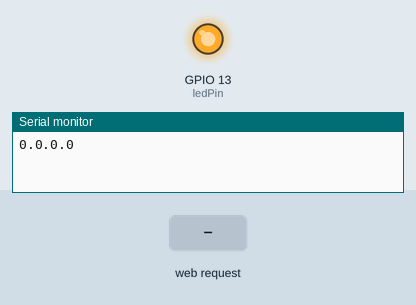
The sketch below on a simulated ESP8266 (NodeMCU). Parts: output pins drawn as LEDs (lit = HIGH), the last lines printed to the serial monitor. The test bench sets the inputs (shaded band).

Above: at 1.2 s.
1.3 s: HTTP request GET /led/off received
At 2.5 s:
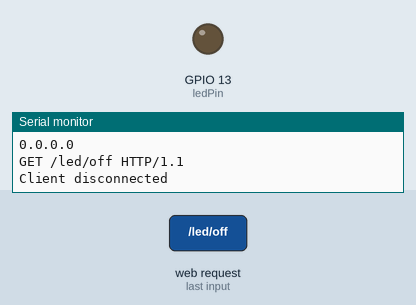
2.8 s: HTTP request GET /led/on received
At 3.8 s:
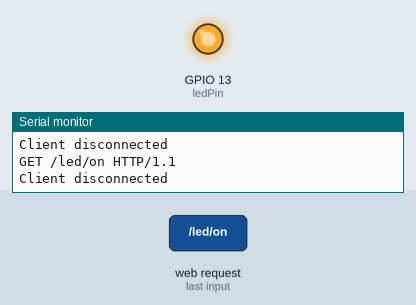
Timing chart, 0 to 5.8 s (numbered marks = the images above; inputs shaded):
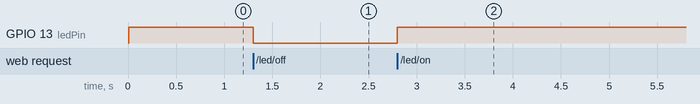

Measured:
- after the input at 1.3 s, GPIO 13 (ledPin): HIGH → LOW at once
- after the input at 2.8 s, GPIO 13 (ledPin): LOW → HIGH at once

The sketch:

client.ino
```cpp
#include<ESP8266WiFi.h>

// WiFi Definitions
const char* ssid = "RPAL";
const char* password = "rpalrpal"; // has to be longer than 7 chars
const char* value = "";

int ledPin = 13; // GPIO13
WiFiServer server(80);
#define SERVO_PIN 2

void setup() {

   Serial.begin(115200);
   delay(10);
   pinMode(ledPin, OUTPUT);
   digitalWrite(ledPin, HIGH); // turn on

   WiFi.mode(WIFI_AP);
   WiFi.softAP(ssid, password, 1, 1);

   server.begin();

   Serial.println(WiFi.localIP());
}

void loop() {
  // Check of client has connected
  WiFiClient client = server.available();
  if(!client) {
    return;
  }

  // Read the request line
  String request = client.readStringUntil('\r');
  Serial.println(request);
  client.flush();

  // Match request
  if(request.indexOf("/led/on") != -1) {
     digitalWrite(ledPin, HIGH);
     value = "on";
  } else if (request.indexOf("/led/off") != -1) {
     digitalWrite(ledPin, LOW);
     value = "off";
  }

  client.flush();

  String s = "HTTP/1.1 200 OK\r\n";
  s += "Content-Type: application/json\r\n\r\n";
  s += "{\"data\":{\"message\":\"success\",\"value\":\"";
  s += value;
  s += "\"}}\r\n";
  s += "\n";

  client.print(s);
  delay(1);
  Serial.println("Client disconnected");

}
```
